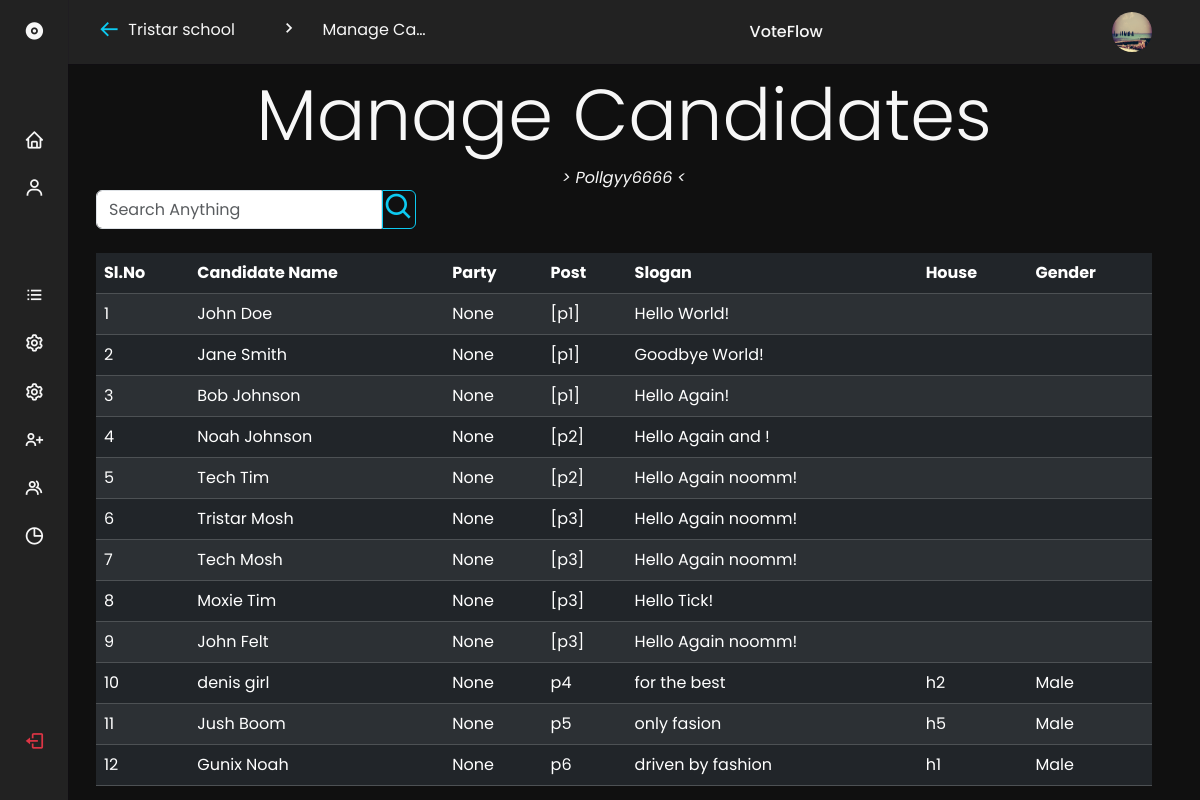
Screenshot of /polls/2/manage-candidates (signed in) with the database file from the repository.
### VoteFlow/models.py (models this page shows, shortened)
class School(UserMixin, db.Model):
    id = db.Column(db.Integer, primary_key=True)
    admin_username = db.Column(db.String, unique=True, nullable=False)
    name = db.Column(db.String, unique=True, nullable=False)
    abbr = db.Column(db.String, unique=True, nullable=False)
    email = db.Column(db.String, unique=True, nullable=False)
    password = db.Column(db.String, unique=True, nullable=False)
    school_logo = db.Column(db.String, nullable=False)
    polls = db.relationship("Poll")

class Poll(db.Model):
    id = db.Column(db.Integer, primary_key=True)
    name = db.Column(db.String, nullable=False)
    houses = db.Column(db.PickleType, nullable=True)
    posts = db.Column(db.PickleType, nullable=False)
    year = db.Column(db.String, nullable=False)
    status = db.Column(db.String, nullable=False)
    total_votes = db.Column(db.Integer, default=0)
    total_voted = db.Column(db.Integer, default=0)
    students = db.relationship("Student")
    candidates = db.relationship("Candidate")
    school_id = db.Column(db.Integer, db.ForeignKey("school.id"))

class Candidate(db.Model):
    id = db.Column(db.Integer, primary_key=True)
    full_name = db.Column(db.String, nullable=False)
    post = db.Column(db.String, nullable=False)
    house = db.Column(db.String, nullable=True)
    party = db.Column(db.String, nullable=True)
    gender = db.Column(db.String, nullable=True)
    logo = db.Column(db.String, nullable=True, default="default.jpg")
    slogan = db.Column(db.String, nullable=False)
    votes = db.Column(db.Integer)
    school_id = db.Column(db.Integer, db.ForeignKey("school.id"))
    poll_id = db.Column(db.Integer, db.ForeignKey("poll.id"))

### VoteFlow/polls/routes.py (the view)
@polls.route("/<poll_id>/manage-candidates", methods=["GET", "POST"])
@login_required
@active_sched_poll_required
def manage_candidates(poll_id):
    form = AddCandidateForm()
    school = current_school
    poll = Poll.query.filter_by(school_id=school.id, id=poll_id).first()
    candidates = poll.candidates
    return render_template(
        "polldashboard/manage-candidates.html",
        title="manage-candidates",
        candidates=candidates,
        poll=poll,
        school=school,
        form=form,
        dash_location="Manage Candidates",
        p_name=poll.name,
    )

### VoteFlow/polls/forms.py
class AddCandidateForm(FlaskForm):
    candidate_name = StringField(
        "Candidate Name", validators=[DataRequired(), Length(min=2, max=100)]
    )
    post = StringField("Post", validators=[DataRequired(), Length(min=2, max=50)])
    house = StringField("House", validators=[Optional(), Length(max=50)])
    party = StringField("Party", validators=[Optional(), Length(max=50)])
    gender = SelectField(
        "Gender",
        choices=[("Male", "Male"), ("Female", "Female"), ("Other", "Other")],
        validators=[Optional()],
    )
    logo = FileField("Logo", validators=[Optional()])
    slogan = StringField("Slogan", validators=[DataRequired(), Length(min=2, max=200)])
    submit = SubmitField("Add")

### VoteFlow/models.py (called while the page is built)
@login_manager.user_loader
def load_user(user_id):
    user = User.query.get(int(user_id))
    print("USER_ID:", user_id)
    print("USER_QUERIED:", user_id)
    if not user:
        return None
    if user.user_type == "student":
        return Student.query.get(user.user_id)
    elif user.user_type == "school":
        return School.query.get(user.user_id)
    return None

### VoteFlow/polls/utils.py (called while the page is built)
def active_sched_poll_required(func):
    @wraps(func)
    def func_wrapper(poll_id):
        poll = Poll.query.filter_by(school_id=current_user.id, id=poll_id).first()
        if not poll:
            abort(404)
        if poll.status != "Archived":
            return func(poll_id)
        else:
            flash(
                f"This Poll has been Archived! The Dashboard cannot be viewed for a Archived Poll",
                "danger",
            )
            return redirect(url_for("polls.home"))
    return func_wrapper

### VoteFlow/templates/polldashboard/manage-candidates.html (shortened to what this page needs)
{%extends 'polldashboard/polldashboardbase.html'%}
{%block viewer %}
<div class="namebar">
  <h1 class="d-flex justify-content-center display-2">Manage Candidates</h1>
  <div class="d-flex justify-content-center"><i class="d-flex siden">&gt; {{p_name}} &lt;</i></div>
</div>
{% if candidates %}
<div class="input-grounp topbar d-flex" style="max-width: 20rem">
  <input type="search" class="form-control rounded-end-0"  id="inputfield" placeholder="Search Anything">
  <span class="input-grounp-text border border-info rounded-end"><i class="bx bx-search text-info" style="font-size:2rem"></i></span>
</div>
<br>
<div class="d-flex w-100 overflow-auto">
<table class="table table-striped table-dark restable w-100" id="student_table">
    <thead>
    <tr>
      <th scope="col">Sl.No</th>
      <th scope="col">Candidate Name</th>
      <th scope="col">Party</th>
      <th scope="col">Post</th>
      <th scope="col">Slogan</th>
      <th scope="col">House</th>
      <th scope="col">Gender</th>
    </tr>
  </thead>
  <tbody id="student_table_body">
    {% for candidate in candidates %}
    <form action="" method="post">
      <tr>
        <td scope="row">{{loop.index}}</td>
        <td scope="row">{{candidate.full_name}}</td>
        <td class="align-middle">
          {{candidate.party}}
        </td>
        <td class="align-middle">
          {{candidate.post}}
        </td>
        <td class="align-middle text-truncate">
          {{candidate.slogan}}
        </td>
        <td class="align-middle">{{candidate.house}}</td>
        <td class="align-middle">
          {{candidate.gender}}
        </td>
      </tr>
    </form>
    {% endfor %}
  </tbody>
</table>
</div>
{% else %}
<center style="margin-top: 7rem;">
  <div class="display-1 border border-info rounded">
    No Candidates<br> Yet !!!
  </div>
</center>
{% endif %}
{%endblock viewer %}

### VoteFlow/templates/polldashboard/polldashboardbase.html (shortened to what this page needs)
<!doctype html>
<html lang="en">
  <head>
    <link
      rel="stylesheet"
      href="https://code.getmdl.io/1.3.0/material.cyan-light_blue.min.css"
    />
    <link
      rel="stylesheet"
      href="https://cdn.jsdelivr.net/npm/bootstrap@5.3.2/dist/css/bootstrap.min.css"
    />
    <link
      rel="stylesheet"
      href="https://cdn.jsdelivr.net/npm/boxicons@latest/css/boxicons.min.css"
    />
    <link
      rel="stylesheet"
      href="{{url_for('static',filename='css/sidebarsubmenus.css')}}"
    />
  </head>
  <body>
    <header class="header">
      <div class="header__container">
        <img
          src="{{url_for('static',filename=school.school_logo)}}"
          alt=""
          class="header__img"
        />
        <div class="">
          <a class="navbar-brand" href="#">
            <div class="row">
              <div class="col-1">
                <i
                  class="bx bx-arrow-back text-info"
                  style="padding-left: 2px; font-size: 1.4rem"
                  id="arrow"
                  onclick="window.history.back();"
                ></i>
              </div>
              <div class="col-5 text-truncate text-break">{{school.name}}</div>
              <div class="col-1 m-0 p-0">
                <i class="bx bx-chevron-right" style="font-size: 1.3rem"></i>
              </div>
              <div class="col-4 text-truncate text-break">
                {{ dash_location }}
              </div>
            </div>
          </a>
        </div>
        <a href="#" class="header__logo">VoteFlow</a>
      </div>
    </header>
    <div class="nav" id="navbar">
      <nav class="nav__container">
        <div>
          <a href="#" class="nav__link nav__logo">
            <i class="bx bxs-disc nav__icon"></i>
          </a>
          <div class="nav__list">
            <div class="nav__items">
              <a
                href="{{ url_for('polls.dashboard_home',poll_id=poll.id)}}"
                class="nav__link {%if dash_location=='Home'%}active{%endif%}"
              >
                <i class="bx bx-home nav__icon"></i>
              </a>
              <div class="nav__dropdown">
                <a href="#" class="nav__link">
                  <i class="bx bx-user nav__icon"></i>
                </a>
              </div>
            </div>
            <div class="nav__items">
              <a
                href="{{ url_for('polls.home', school_abbr=school.school_abbr)}}"
                class="nav__link"
              >
                <i class="bx bx-list-ul nav__icon"></i>
              </a>
              <a
                class="nav__link {%if dash_location=='Manage-Students'%}active{%endif%}"
                href="{{ url_for('polls.manage_students',  poll_id=poll.id)}}"
              >
                <i class="bx bx-cog nav__icon"></i>
              </a>
              <a
                class="nav__link {%if dash_location=='Manage-Candidates'%}active{%endif%}"
                href="{{url_for('polls.manage_candidates',poll_id=poll.id)}}"
              >
                <i class="bx bx-cog nav__icon"></i>
              </a>
              <a
                class="nav__link {%if dash_location=='Add-Students'%}active{%endif%}"
                href="{{ url_for('polls.add_students',  poll_id=poll.id) }}"
              >
                <i class="bx bx-user-plus nav__icon"></i>
              </a>
              <a
                class="nav__link {%if dash_location=='Add-Candidates'%}active{%endif%}"
                href="{{ url_for('polls.add_candidates',  poll_id=poll.id) }}"
              >
                <i class="bx bx-group nav__icon"></i>
              </a>
              <a
                class="nav__link {%if dash_location=='Results'%}active{%endif%}"
                href="{{ url_for('polls.results',  poll_id=poll.id) }}"
              >
                <i class="bx bx-pie-chart-alt nav__icon"></i
                ><span class="nav__name"> Election Results</span>
              </a>
            </div>
          </div>
        </div>
        <a
          href="{{url_for('auth.user_logout')}}"
          class="text-danger nav__link nav__logout"
        >
          <i class="bx bx-log-out nav__icon"></i>
        </a>
      </nav>
    </div>
    <main>
      {% block viewer %} {% endblock viewer %}
    </main>
  </body>
</html>

### VoteFlow/static/css/sidebarsubmenus.css (style rules this page uses)
:root { --header-height: 3.5rem; --nav-width: 219px; --first-color: #0bc3d8; --first-color-light: #f4f0fa; --title-color: #f7f7f7; --text-color: #f7f7f7; --text-color-light: #f7f7f7; --body-color: #101010; --container-color: #222222; --body-font: "Poppins", sans-serif; --normal-font-size: 0.938rem; --small-font-size: 0.75rem; --smaller-font-size: 0.75rem; --font-medium: 500; --font-semi-bold: 600; --z-fixed: 100; }
@media screen and (min-width: 1024px) { :root { --normal-font-size: 1rem; --small-font-size: 0.875rem; --smaller-font-size: 0.813rem; } }
body { margin: var(--header-height) 0 0 0; padding: 1rem 1rem 0; font-family: var(--body-font); font-size: var(--normal-font-size); background-color: var(--body-color); color: var(--text-color); }
a { text-decoration: none; }
img { max-width: 100%; height: auto; }
.header { position: fixed; top: 0; left: 0; width: 100%; background-color: var(--container-color); box-shadow: 0 1px 0 rgba(22, 8, 43, 0.1); padding: 0 1rem; z-index: var(--z-fixed); }
.header__container { display: flex; align-items: center; height: var(--header-height); justify-content: space-between; }
.header__img { width: 35px; height: 35px; border-radius: 50%; }
.header__logo { color: var(--title-color); font-weight: var(--font-medium); display: none; }
.nav { position: fixed; top: 0; left: -100%; height: 100vh; padding: 1rem 1rem 0; background-color: var(--container-color); box-shadow: 1px 0 0 rgba(22, 8, 43, 0.1); z-index: var(--z-fixed); transition: 0.4s; }
.nav__container { height: 100%; display: flex; flex-direction: column; justify-content: space-between; padding-bottom: 3rem; overflow: auto; scrollbar-width: none; }
.nav__logo { font-weight: var(--font-semi-bold); margin-bottom: 2.5rem; }
.nav__list, .nav__items { display: grid; }
.nav__list { row-gap: 2.5rem; }
.nav__items { row-gap: 1.5rem; }
.nav__link { display: flex; align-items: center; color: var(--text-color); }
.nav__icon { font-size: 1.2rem; margin-right: 0.5rem; }
.nav__logout { margin-top: 5rem; }
.nav__dropdown { overflow: hidden; max-height: 21px; transition: 0.4s ease-in-out; }
@media screen and (min-width: 768px) { body { padding: 1rem 3rem 0 6rem; } }
@media screen and (min-width: 768px) { .header { padding: 0 3rem 0 6rem; } }
@media screen and (min-width: 768px) { .header__container { height: calc(var(--header-height) + 0.5rem); } }
@media screen and (min-width: 768px) { .header__logo { display: block; } }
@media screen and (min-width: 768px) { .header__img { width: 40px; height: 40px; order: 1; } }
@media screen and (min-width: 768px) { .nav { left: 0; padding: 1.2rem 1.5rem 0; width: 68px; } }
@media screen and (min-width: 768px) { .nav__items { row-gap: 1.7rem; } }
@media screen and (min-width: 768px) { .nav__icon { font-size: 1.3rem; } }

### rows the page displays
School: school_logo (picture), name "Tristar school"
Poll: name "Pollgyy6666"
Candidate: full_name "John Doe", party "None", post "[p1]", slogan "Hello World!"
Candidate: full_name "Jane Smith", party "None", post "[p1]", slogan "Goodbye World!"
Candidate: full_name "Bob Johnson", party "None", post "[p1]", slogan "Hello Again!"
Candidate: full_name "Noah Johnson", party "None", post "[p2]", slogan "Hello Again and !"
Candidate: full_name "Tech Tim", party "None", post "[p2]", slogan "Hello Again noomm!"
Candidate: full_name "Tristar Mosh", party "None", post "[p3]", slogan "Hello Again noomm!"
Candidate: full_name "Tech Mosh", party "None", post "[p3]", slogan "Hello Again noomm!"
Candidate: full_name "Moxie Tim", party "None", post "[p3]", slogan "Hello Tick!"
Candidate: full_name "John Felt", party "None", post "[p3]", slogan "Hello Again noomm!"
Candidate: full_name "denis girl", party "None", post "p4", slogan "for the best", house "h2", gender "Male"
Candidate: full_name "Jush Boom", party "None", post "p5", slogan "only fasion", house "h5", gender "Male"
Candidate: full_name "Gunix Noah", party "None", post "p6", slogan "driven by fashion", house "h1", gender "Male"

### other values shown
{{ dash_location }} "Manage Ca…"
